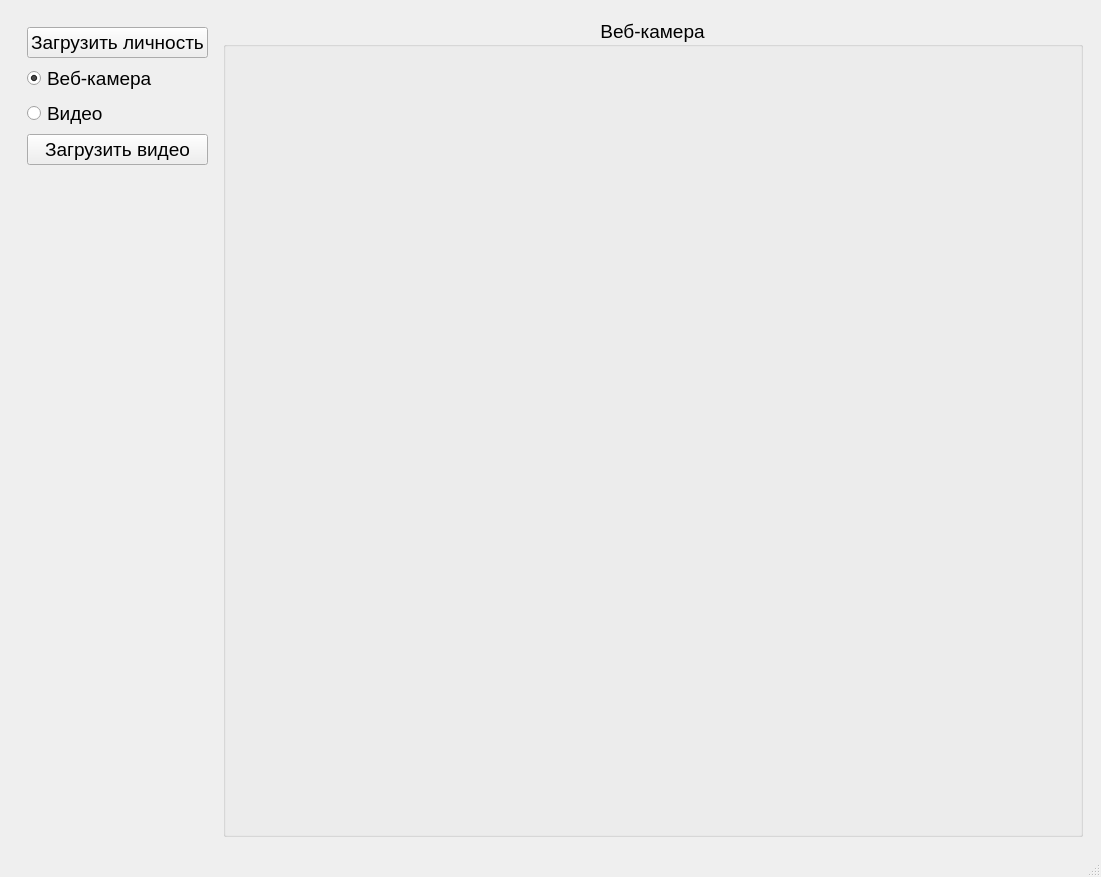
<?xml version="1.0" encoding="UTF-8"?>
<ui version="4.0">
 <class>MainWindow</class>
 <widget class="QMainWindow" name="MainWindow">
  <property name="geometry">
   <rect>
    <x>0</x>
    <y>0</y>
    <width>1101</width>
    <height>877</height>
   </rect>
  </property>
  <property name="minimumSize">
   <size>
    <width>640</width>
    <height>400</height>
   </size>
  </property>
  <property name="windowTitle">
   <string>MainWindow</string>
  </property>
  <widget class="QWidget" name="centralwidget">
   <layout class="QGridLayout" name="gridLayout">
    <item row="0" column="0">
     <widget class="QFrame" name="Main_frame">
      <layout class="QHBoxLayout" name="horizontalLayout">
       <item alignment="Qt::AlignTop">
        <widget class="QFrame" name="buttons_frame">
         <property name="sizePolicy">
          <sizepolicy hsizetype="Preferred" vsizetype="Maximum">
           <horstretch>0</horstretch>
           <verstretch>0</verstretch>
          </sizepolicy>
         </property>
         <property name="minimumSize">
          <size>
           <width>0</width>
           <height>0</height>
          </size>
         </property>
         <property name="maximumSize">
          <size>
           <width>16777215</width>
           <height>16777215</height>
          </size>
         </property>
         <property name="layoutDirection">
          <enum>Qt::LeftToRight</enum>
         </property>
         <property name="autoFillBackground">
          <bool>false</bool>
         </property>
         <property name="frameShape">
          <enum>QFrame::NoFrame</enum>
         </property>
         <layout class="QVBoxLayout" name="verticalLayout">
          <property name="sizeConstraint">
           <enum>QLayout::SetDefaultConstraint</enum>
          </property>
          <item>
           <widget class="QPushButton" name="loadimages_pushButton">
            <property name="font">
             <font>
              <pointsize>14</pointsize>
             </font>
            </property>
            <property name="text">
             <string>Загрузить личность</string>
            </property>
           </widget>
          </item>
          <item>
           <widget class="QRadioButton" name="webcam_radioButton">
            <property name="font">
             <font>
              <pointsize>14</pointsize>
             </font>
            </property>
            <property name="autoFillBackground">
             <bool>false</bool>
            </property>
            <property name="text">
             <string>Веб-камера</string>
            </property>
            <property name="iconSize">
             <size>
              <width>16</width>
              <height>16</height>
             </size>
            </property>
            <property name="checked">
             <bool>true</bool>
            </property>
           </widget>
          </item>
          <item>
           <widget class="QRadioButton" name="video_radioButton">
            <property name="font">
             <font>
              <pointsize>14</pointsize>
             </font>
            </property>
            <property name="text">
             <string>Видео</string>
            </property>
           </widget>
          </item>
          <item>
           <widget class="QPushButton" name="loadvideo_pushButton">
            <property name="font">
             <font>
              <pointsize>14</pointsize>
             </font>
            </property>
            <property name="text">
             <string>Загрузить видео</string>
            </property>
           </widget>
          </item>
         </layout>
        </widget>
       </item>
       <item>
        <widget class="QGroupBox" name="webcam_groupBox">
         <property name="sizePolicy">
          <sizepolicy hsizetype="MinimumExpanding" vsizetype="MinimumExpanding">
           <horstretch>0</horstretch>
           <verstretch>0</verstretch>
          </sizepolicy>
         </property>
         <property name="font">
          <font>
           <pointsize>14</pointsize>
          </font>
         </property>
         <property name="title">
          <string>Веб-камера</string>
         </property>
         <property name="alignment">
          <set>Qt::AlignCenter</set>
         </property>
         <property name="flat">
          <bool>false</bool>
         </property>
         <layout class="QHBoxLayout" name="horizontalLayout_2">
          <item>
           <widget class="QLabel" name="Web_label_2">
            <property name="text">
             <string/>
            </property>
           </widget>
          </item>
         </layout>
        </widget>
       </item>
      </layout>
     </widget>
    </item>
   </layout>
  </widget>
  <widget class="QMenuBar" name="menubar">
   <property name="geometry">
    <rect>
     <x>0</x>
     <y>0</y>
     <width>1101</width>
     <height>21</height>
    </rect>
   </property>
  </widget>
  <widget class="QStatusBar" name="statusbar"/>
 </widget>
 <resources/>
 <connections/>
</ui>
